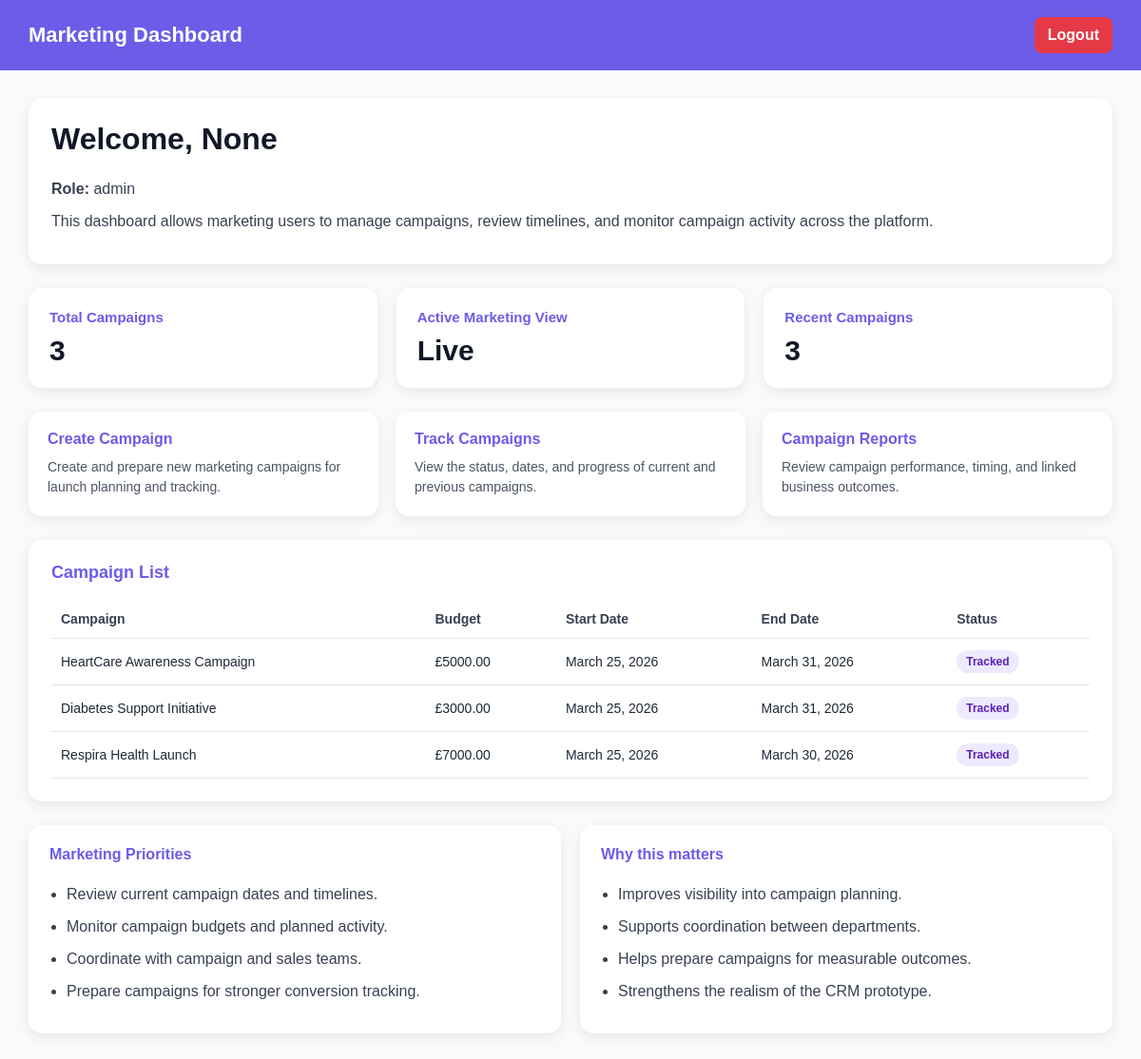
Page /dashboard/marketing/ (signed in) on the committed database.
### accounts/models.py (models this page shows, shortened)
class CustomUser(AbstractUser):
    username = None
    ROLE_CHOICES = [
        ('sales', 'Sales'),
        ('campaign', 'Campaign'),
        ('marketing', 'Marketing'),
        ('admin', 'Admin'),
    ]
    email = models.EmailField(unique=True)
    role = models.CharField(max_length=50, choices=ROLE_CHOICES)
    USERNAME_FIELD = 'email'
    REQUIRED_FIELDS = []
    objects = CustomUserManager()

### dashboard/models.py (models this page shows, shortened)
class Campaign(models.Model):
    APPROVAL_CHOICES = [
        ('pending', 'Pending'),
        ('approved', 'Approved'),
        ('rejected', 'Rejected'),
    ]
    title = models.CharField(max_length=100)
    description = models.TextField()
    budget = models.DecimalField(max_digits=10, decimal_places=2)
    start_date = models.DateField()
    end_date = models.DateField()
    approval_status = models.CharField(
        max_length=20,
        choices=APPROVAL_CHOICES,
        default='pending'
    )
    approved_by = models.ForeignKey(
        CustomUser,
        on_delete=models.SET_NULL,
        null=True,
        blank=True,
        related_name='approved_campaigns'
    )
    approved_at = models.DateTimeField(null=True, blank=True)
    review_notes = models.TextField(blank=True)
    created_at = models.DateTimeField(auto_now_add=True)
    updated_at = models.DateTimeField(auto_now=True)

### dashboard/views.py (the view)
# urls.py: path('marketing/', marketing_dashboard, name='marketing_dashboard'),
@role_required(['marketing'])
def marketing_dashboard(request):
    campaigns = Campaign.objects.all().order_by('-start_date')
    context = {
        'campaigns': campaigns,
        'total_campaigns': campaigns.count(),
    }
    return render(request, 'dashboard/marketing_dashboard.html', context)

### templates/dashboard/marketing_dashboard.html (shortened to what this page needs)
<!DOCTYPE html>
<html lang="en">
<head>
</head>
<body>
    <div class="navbar">
        <h2>Marketing Dashboard</h2>
        <a href="{% url 'logout' %}">Logout</a>
    </div>
    <div class="container">
        <div class="welcome-box">
            <h1>Welcome, {{ request.user.username }}</h1>
            <p><strong>Role:</strong> {{ request.user.role }}</p>
            <p>
                This dashboard allows marketing users to manage campaigns,
                review timelines, and monitor campaign activity across the platform.
            </p>
        </div>
        <div class="stats-grid">
            <div class="stat-card">
                <h3>Total Campaigns</h3>
                <div class="number">{{ total_campaigns }}</div>
            </div>
            <div class="stat-card">
                <h3>Active Marketing View</h3>
                <div class="number">Live</div>
            </div>
            <div class="stat-card">
                <h3>Recent Campaigns</h3>
                <div class="number">{{ campaigns|length }}</div>
            </div>
        </div>
        <div class="action-grid">
            <a href="#" class="action-card">
                <h4>Create Campaign</h4>
                <p>Create and prepare new marketing campaigns for launch planning and tracking.</p>
            </a>
            <a href="#" class="action-card">
                <h4>Track Campaigns</h4>
                <p>View the status, dates, and progress of current and previous campaigns.</p>
            </a>
            <a href="#" class="action-card">
                <h4>Campaign Reports</h4>
                <p>Review campaign performance, timing, and linked business outcomes.</p>
            </a>
        </div>
        <div class="panel">
            <h3>Campaign List</h3>
            {% if campaigns %}
                <table>
                    <thead>
                        <tr>
                            <th>Campaign</th>
                            <th>Budget</th>
                            <th>Start Date</th>
                            <th>End Date</th>
                            <th>Status</th>
                        </tr>
                    </thead>
                    <tbody>
                        {% for campaign in campaigns %}
                            <tr>
                                <td>{{ campaign.title }}</td>
                                <td>£{{ campaign.budget }}</td>
                                <td>{{ campaign.start_date }}</td>
                                <td>{{ campaign.end_date }}</td>
                                <td><span class="badge">Tracked</span></td>
                            </tr>
                        {% endfor %}
                    </tbody>
                </table>
            {% else %}
                <p class="empty-text">No campaigns available yet.</p>
            {% endif %}
        </div>
        <div class="info-grid">
            <div class="info-card">
                <h4>Marketing Priorities</h4>
                <ul>
                    <li>Review current campaign dates and timelines.</li>
                    <li>Monitor campaign budgets and planned activity.</li>
                    <li>Coordinate with campaign and sales teams.</li>
                    <li>Prepare campaigns for stronger conversion tracking.</li>
                </ul>
            </div>
            <div class="info-card">
                <h4>Why this matters</h4>
                <ul>
                    <li>Improves visibility into campaign planning.</li>
                    <li>Supports coordination between departments.</li>
                    <li>Helps prepare campaigns for measurable outcomes.</li>
                    <li>Strengthens the realism of the CRM prototype.</li>
                </ul>
            </div>
        </div>
    </div>
</body>
</html>

### templates/dashboard/marketing_dashboard.html (style rules this page uses)
* { box-sizing: border-box; }
body { font-family: Arial, sans-serif; background-color: #f8fafc; margin: 0; color: #1f2937; }
.navbar { background-color: #6c5ce7; color: white; padding: 18px 30px; display: flex; justify-content: space-between; align-items: center; }
.navbar h2 { margin: 0; font-size: 22px; }
.navbar a { color: white; text-decoration: none; background-color: #e63946; padding: 10px 14px; border-radius: 8px; font-weight: bold; }
.container { padding: 30px; }
.welcome-box { background: white; padding: 24px; border-radius: 14px; margin-bottom: 25px; box-shadow: 0 4px 14px rgba(0,0,0,0.08); }
.welcome-box h1 { margin-top: 0; color: #111827; }
.welcome-box p { margin: 8px 0; line-height: 1.6; color: #374151; }
.stats-grid { display: grid; grid-template-columns: repeat(auto-fit, minmax(220px, 1fr)); gap: 20px; margin-bottom: 25px; }
.stat-card { background: white; padding: 22px; border-radius: 14px; box-shadow: 0 4px 14px rgba(0,0,0,0.08); }
.stat-card h3 { margin: 0 0 10px; font-size: 15px; color: #6c5ce7; }
.stat-card .number { font-size: 30px; font-weight: bold; color: #111827; }
.panel { background: white; padding: 24px; border-radius: 14px; box-shadow: 0 4px 14px rgba(0,0,0,0.08); margin-bottom: 25px; }
.panel h3 { margin-top: 0; color: #6c5ce7; font-size: 18px; }
table { width: 100%; border-collapse: collapse; margin-top: 10px; }
th, td { text-align: left; padding: 12px 10px; border-bottom: 1px solid #e5e7eb; font-size: 14px; }
th { color: #374151; font-weight: 700; }
.badge { display: inline-block; padding: 5px 10px; border-radius: 999px; font-size: 12px; font-weight: bold; background-color: #ede9fe; color: #5b21b6; }
.action-grid { display: grid; grid-template-columns: repeat(3, minmax(180px, 1fr)); gap: 18px; margin-bottom: 25px; }
.action-card { display: block; text-decoration: none; background: white; padding: 20px; border-radius: 14px; box-shadow: 0 4px 14px rgba(0,0,0,0.08); color: #1f2937; transition: 0.2s ease; }
.action-card h4 { margin: 0 0 10px; color: #6c5ce7; }
.action-card p { margin: 0; color: #4b5563; line-height: 1.5; font-size: 14px; }
.info-grid { display: grid; grid-template-columns: 1fr 1fr; gap: 20px; }
.info-card { background: white; padding: 22px; border-radius: 14px; box-shadow: 0 4px 14px rgba(0,0,0,0.08); }
.info-card h4 { margin-top: 0; color: #6c5ce7; }
.info-card ul { margin: 0; padding-left: 18px; color: #374151; }
.info-card li { margin-bottom: 10px; line-height: 1.5; }

### rows in the picture
CustomUser: user.username "None", user.role "admin"
Campaign: title "HeartCare Awareness Campaign", budget "5000.00", start_date "March 25, 2026", end_date "March 31, 2026"
Campaign: title "Diabetes Support Initiative", budget "3000.00", start_date "March 25, 2026", end_date "March 31, 2026"
Campaign: title "Respira Health Launch", budget "7000.00", start_date "March 25, 2026", end_date "March 30, 2026"

### other values in the picture
{{ total_campaigns }} "3"
{{ campaigns|length }} "3"
